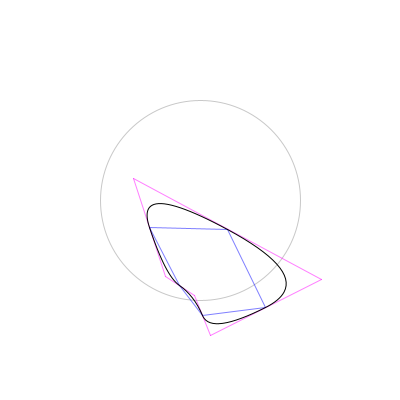
Frame 1 (no input)
Frame 60 (the mouse pressed at the canvas centre just before this capture): identical to frame 1, image omitted
Frame 120 (the mouse held since frame 60 and released just before this capture): identical to frame 1, image omitted

The Processing sketch that drew this single still picture (run headless with seeded random() and noise(); from frame 60 on, the mouse is pressed at the canvas centre):

// Processing sketch: bezier_02_006
// ── bezier_02_006.pde
PVector[] p, mp;
int sides;
float r, da;

void setup(){
  size(400,400);
  r = 100;
  
  defineRandom();
}
void draw(){
  background(255);
  stroke(200);//noFill();
  ellipse(width/2, height/2, 2*r, 2*r);
  stroke(255,0,255,128);
  for(int i=0; i<sides; i++){
    line(p[i].x,p[i].y,p[(i+1)%sides].x,p[(i+1)%sides].y);
  }
  stroke(0,0,255,128);
  for(int i=0; i<sides; i++){
    line(mp[i].x,mp[i].y,mp[(i+1)%sides].x,mp[(i+1)%sides].y);
  }

//trace rounded
  stroke(0);noFill();
  beginShape();
  for(int i=0; i<sides; i++){
    PVector tmp1 = mp[i];
    PVector tmp2 = p[(i+1)%sides];
    PVector tmp3 = mp[(i+1)%sides];
    vertex(tmp1.x,tmp1.y);
    quadraticVertex(tmp2.x, tmp2.y, tmp3.x, tmp3.y);
  }
  endShape();
}
void keyPressed(){
  defineRandom();
}


void define(int ss){
  sides = ss;
  da = TWO_PI/sides;
  p  = new PVector[sides];
  mp = new PVector[sides];
  
  for(int i=0; i<sides; i++){
    p[i]=new PVector(width/2+r*cos(i*da),height/2+r*sin(i*da));
  }

  for(int i=0; i<sides; i++){
    mp[i]=new PVector( (p[i].x+p[(i+1)%sides].x)/2, (p[i].y+p[(i+1)%sides].y)/2);
  }
//println(p);
}



void defineRandom(){
  sides = int(random(9));
  float[] angles = new float[sides];
  float[] ratios = new float[sides];
  for(int i=0; i<sides; i++){angles[i]=random(TWO_PI);ratios[i]=random(r/2, r*1.5);}
  angles = sort(angles);
  
  p  = new PVector[sides];
  mp = new PVector[sides];
  
  for(int i=0; i<sides; i++){
    p[i]=new PVector(width/2+ratios[i]*cos(angles[i]),height/2+ratios[i]*sin(angles[i]));
  }

  for(int i=0; i<sides; i++){
    mp[i]=new PVector( (p[i].x+p[(i+1)%sides].x)/2, (p[i].y+p[(i+1)%sides].y)/2);
  }
//println(p);
}
